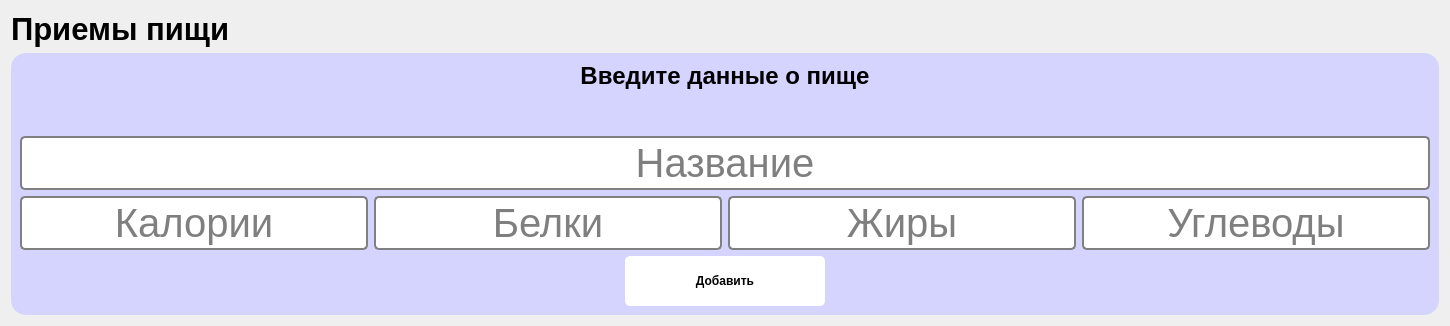
           <widget class="QWidget" name="addPageDinner">
            <layout class="QVBoxLayout" name="verticalLayout_4">
             <item>
              <layout class="QVBoxLayout" name="verticalLayout_9">
               <item>
                <layout class="QHBoxLayout" name="horizontalLayout_13">
                 <property name="sizeConstraint">
                  <enum>QLayout::SetMinimumSize</enum>
                 </property>
                 <item>
                  <widget class="QLabel" name="label_118">
                   <property name="font">
                    <font>
                     <pointsize>23</pointsize>
                     <weight>75</weight>
                     <bold>true</bold>
                    </font>
                   </property>
                   <property name="text">
                    <string>Приемы пищи</string>
                   </property>
                  </widget>
                 </item>
                </layout>
               </item>
               <item>
                <layout class="QVBoxLayout" name="verticalLayout_10" stretch="0">
                 <item>
                  <widget class="QWidget" name="widget_23" native="true">
                   <property name="styleSheet">
                    <string notr="true">border-radius: 15px;
background-color: rgb(212, 212, 255);

</string>
                   </property>
                   <layout class="QHBoxLayout" name="horizontalLayout_5">
                    <item>
                     <layout class="QVBoxLayout" name="verticalLayout_11" stretch="0,2,0,3,1">
                      <item>
                       <widget class="QLabel" name="label_4">
                        <property name="text">
                         <string>&lt;html&gt;&lt;head/&gt;&lt;body&gt;&lt;p align=&quot;center&quot;&gt;&lt;span style=&quot; font-size:18pt; font-weight:600;&quot;&gt;Введите данные о пище&lt;/span&gt;&lt;/p&gt;&lt;/body&gt;&lt;/html&gt;</string>
                        </property>
                       </widget>
                      </item>
                      <item>
                       <spacer name="verticalSpacer_5">
                        <property name="orientation">
                         <enum>Qt::Vertical</enum>
                        </property>
                        <property name="sizeHint" stdset="0">
                         <size>
                          <width>20</width>
                          <height>40</height>
                         </size>
                        </property>
                       </spacer>
                      </item>
                      <item>
                       <widget class="QLineEdit" name="lineEdit_3">
                        <property name="styleSheet">
                         <string notr="true">height: 50px;
background-color:white;
border-radius:5px;
border: 2px solid gray;
font: 30pt;</string>
                        </property>
                        <property name="alignment">
                         <set>Qt::AlignCenter</set>
                        </property>
                        <property name="placeholderText">
                         <string>Название</string>
                        </property>
                       </widget>
                      </item>
                      <item>
                       <layout class="QHBoxLayout" name="horizontalLayout_14">
                        <item>
                         <widget class="QLineEdit" name="add_calorieLineDinner">
                          <property name="styleSheet">
                           <string notr="true">height: 50px;
background-color:white;
border-radius:5px;
border: 2px solid gray;
font: 30pt;</string>
                          </property>
                          <property name="text">
                           <string/>
                          </property>
                          <property name="alignment">
                           <set>Qt::AlignCenter</set>
                          </property>
                          <property name="placeholderText">
                           <string>Калории</string>
                          </property>
                         </widget>
                        </item>
                        <item>
                         <widget class="QLineEdit" name="add_proteinLineDinner">
                          <property name="styleSheet">
                           <string notr="true">height: 50px;
background-color:white;
border-radius:5px;
border: 2px solid gray;
font: 30pt;</string>
                          </property>
                          <property name="text">
                           <string/>
                          </property>
                          <property name="alignment">
                           <set>Qt::AlignCenter</set>
                          </property>
                          <property name="placeholderText">
                           <string>Белки</string>
                          </property>
                         </widget>
                        </item>
                        <item>
                         <widget class="QLineEdit" name="add_fatLineDinner">
                          <property name="styleSheet">
                           <string notr="true">height: 50px;
background-color:white;
border-radius:5px;
border: 2px solid gray;
font: 30pt;</string>
                          </property>
                          <property name="text">
                           <string/>
                          </property>
                          <property name="alignment">
                           <set>Qt::AlignCenter</set>
                          </property>
                          <property name="dragEnabled">
                           <bool>false</bool>
                          </property>
                          <property name="placeholderText">
                           <string>Жиры</string>
                          </property>
                         </widget>
                        </item>
                        <item>
                         <widget class="QLineEdit" name="add_chLineDinner">
                          <property name="styleSheet">
                           <string notr="true">height: 50px;
background-color:white;
border-radius:5px;
border: 2px solid gray;
font: 30pt;</string>
                          </property>
                          <property name="text">
                           <string/>
                          </property>
                          <property name="alignment">
                           <set>Qt::AlignCenter</set>
                          </property>
                          <property name="placeholderText">
                           <string>Углеводы</string>
                          </property>
                         </widget>
                        </item>
                       </layout>
                      </item>
                      <item>
                       <layout class="QHBoxLayout" name="horizontalLayout_15">
                        <item>
                         <spacer name="horizontalSpacer_7">
                          <property name="orientation">
                           <enum>Qt::Horizontal</enum>
                          </property>
                          <property name="sizeHint" stdset="0">
                           <size>
                            <width>40</width>
                            <height>20</height>
                           </size>
                          </property>
                         </spacer>
                        </item>
                        <item>
                         <widget class="QPushButton" name="add_addDinnerButton">
                          <property name="styleSheet">
                           <string notr="true"> 	 height: 50px;
	 width: 200px;
 	 box-sizing: border-box;
	 background-color: white;
 	 border-radius: 5px;
	 font-weight: bold;
</string>
                          </property>
                          <property name="text">
                           <string>Добавить</string>
                          </property>
                         </widget>
                        </item>
                        <item>
                         <spacer name="horizontalSpacer_8">
                          <property name="orientation">
                           <enum>Qt::Horizontal</enum>
                          </property>
                          <property name="sizeHint" stdset="0">
                           <size>
                            <width>40</width>
                            <height>20</height>
                           </size>
                          </property>
                         </spacer>
                        </item>
                       </layout>
                      </item>
                     </layout>
                    </item>
                   </layout>
                  </widget>
                 </item>
                </layout>
               </item>
              </layout>
             </item>
            </layout>
           </widget>
